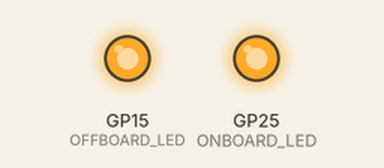
Bench run of a program on a simulated Raspberry Pi Pico running MicroPython. Shown: output pins drawn as LEDs (lit = HIGH). Pins used as bus, display or sensor lines are not drawn; what the program prints to the serial console is not drawn.

Above: at 0.58 s.
At 8.7 s:
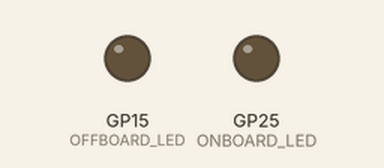
Timing chart, 0 to 14.6 s (numbered marks = the images above):
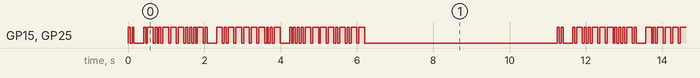

The program:

main.py
```python
import utime
import os
from machine import Pin

MESSAGE = 'I love you sam!'

# character timings
SLEEP = const(5)  # time between messages
MS = 0.001  # time in milliseconds
DOT = 50 * MS  # time to flash for a dot character
SEP = DOT # time between each flash
DASH = 3 * DOT # time to flash a dash character
SPACE = DASH # time between words
ONBOARD_LED = Pin(25, Pin.OUT)
OFFBOARD_LED = Pin(15, Pin.OUT)
BUZZER = Pin(14, Pin.OUT)
BUZZ_FREQ = 440

# mapping between dots dashes and spaces to led value and timing
DOTCHR = '.'
DASHCHR = '-'
SPACECHR = ' '
ACTIONS = {
    DOTCHR: (1, DOT),
    DASHCHR: (1, DASH),
    SPACECHR: (0, SPACE),
}

# mapping of string characters to dots and dashes
CODEX = {' ': SPACECHR}
with open('codex.txt') as f:
    for line in f:
        char, code = line.split()
        CODEX[char] = code


def encode(message: str):
    """Encode message into string of dots and dashes"""
    try:
        return ''.join(CODEX[c.upper()] for c in message)
    except KeyError as exc:
        raise ValueError('Message contains unencodable characters: %s' % exc)


def buzz(t=1, freq=BUZZ_FREQ, buzzer=BUZZER):
    start = utime.ticks_us()
    period = 1 / freq
    while True:
        buzzer.on()
        utime.sleep(period / 2)
        buzzer.off()
        utime.sleep(period / 2)
        elapsed = utime.ticks_us() - start
        if elapsed >= t * 10 ** 6:
            return


def send_char(char, dot_time=DOT, DASH_TIME=DASH, sep_time=SEP):
    state, timing = ACTIONS[char]

    ONBOARD_LED.value(state)
    OFFBOARD_LED.value(state)

    if state:
        buzz(timing)
    else:
        utime.sleep(timing)

    ONBOARD_LED.off()
    OFFBOARD_LED.off()

    utime.sleep(SEP)


def send(message: str):
    encoded = encode(message)
    print('sending:', message)
    print('encoded:', encoded)
    for char in encoded:
        send_char(char)


while True:
    send(MESSAGE)
    utime.sleep(SLEEP)
```

boot.py
```python
from machine import Pin


ONBOARD_LED = Pin(25, Pin.OUT)
OFFBOARD_LED = Pin(15, Pin.OUT)
BUZZER = Pin(14, Pin.OUT)


BUZZER.off()
ONBOARD_LED.off()
OFFBOARD_LED.off()
```

Measured:
- by itself, GP15 (OFFBOARD_LED), GP25 (ONBOARD_LED): moves between LOW and HIGH, repeating every 11.2 s
- by itself, everything shown: repeats every 11.2 s, in 74 steps
